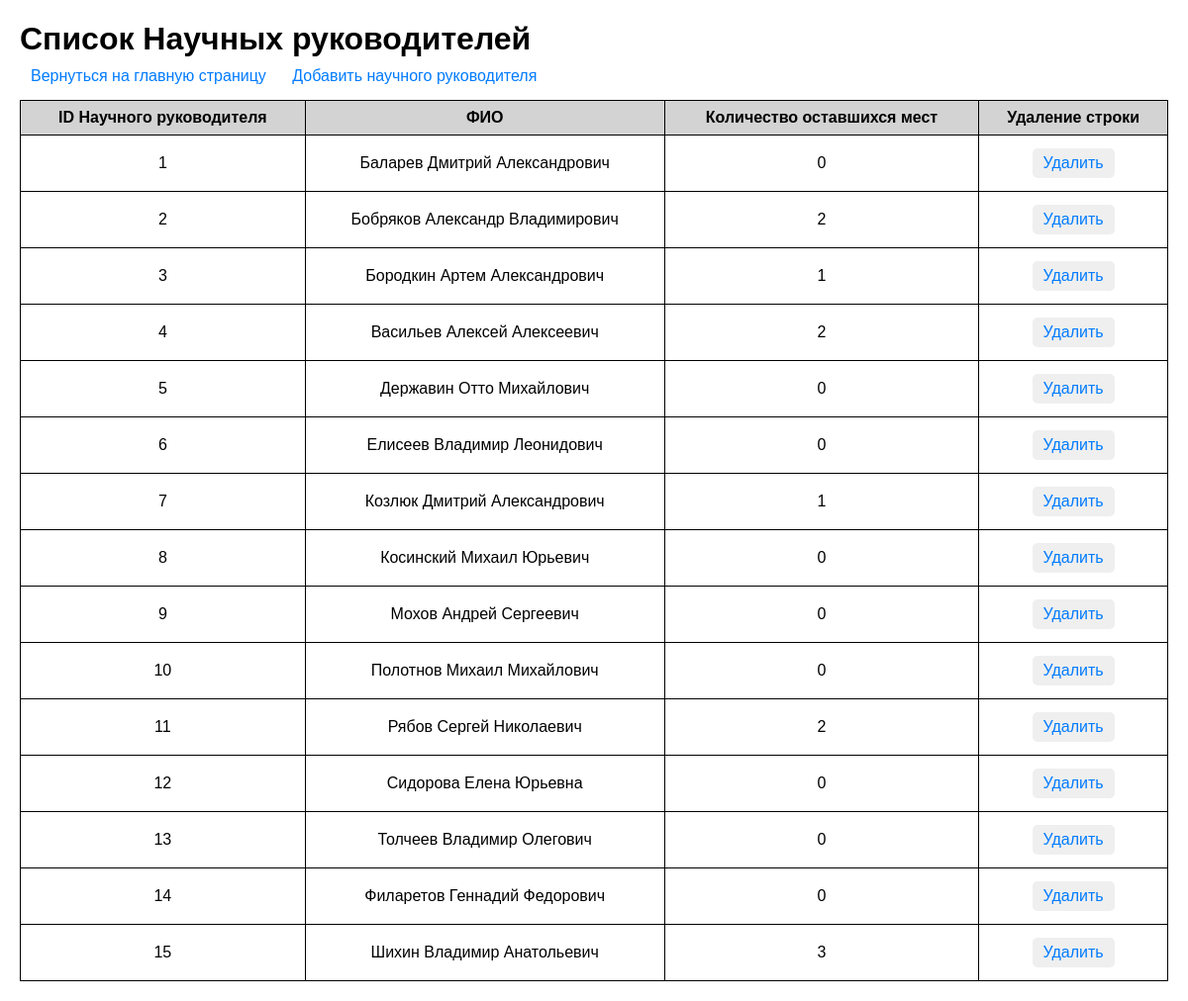
The page /advisers on the database as committed earlier.
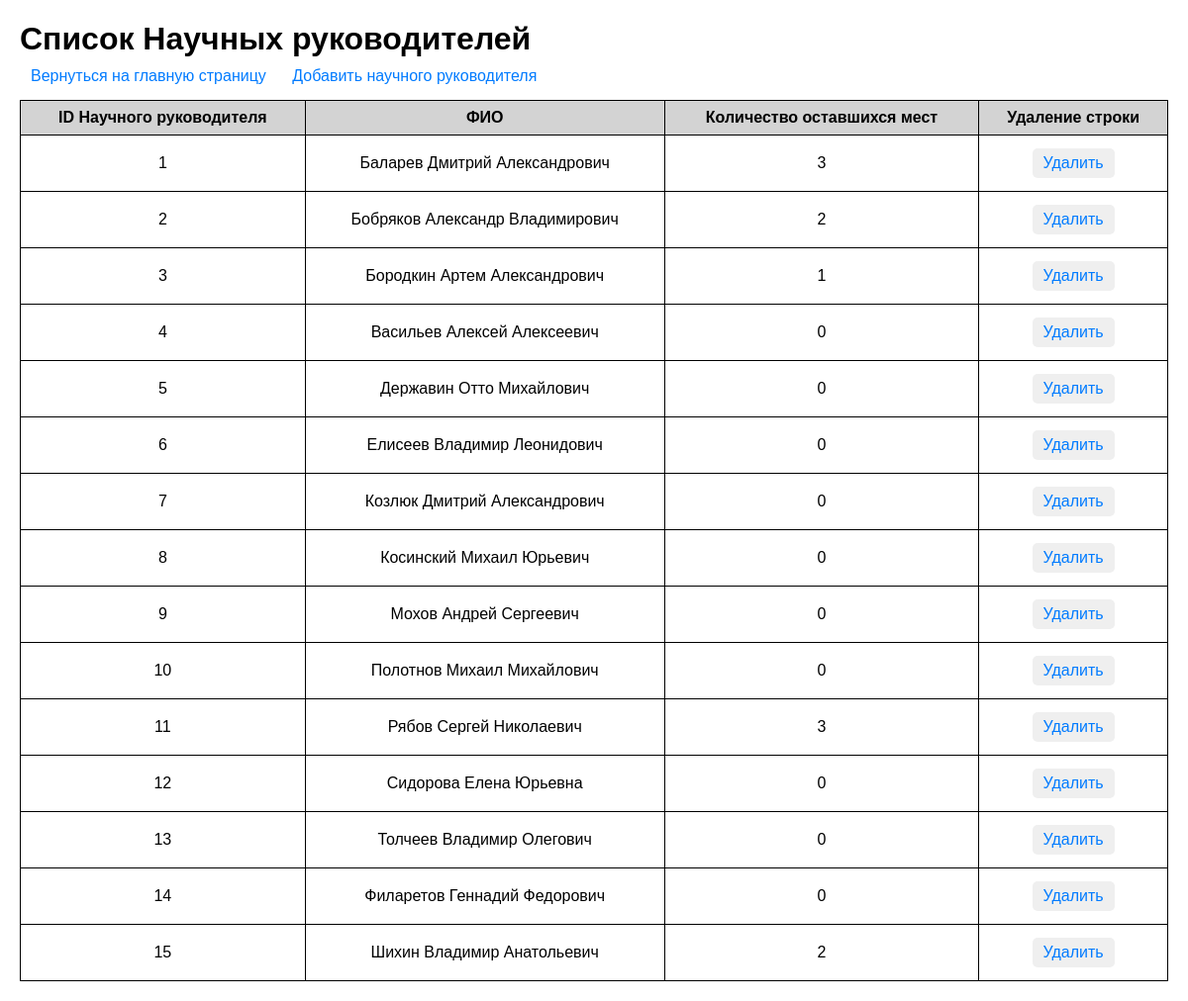
The same page on the database as committed later.
### models.py (models this page shows)
class Adviser(Base):
    __tablename__ = 'advisers'
    adviser_id = Column(Integer, primary_key=True)
    firstname = Column(String, nullable=False)
    lastname = Column(String, nullable=False)
    patronymic = Column(String, nullable=False)
    number_of_places = Column(Integer, nullable=False)
    adviser_themes = relationship("AdviserTheme", back_populates="adviser")
    distributions = relationship("Distribution", back_populates="adviser")

### app.py (the view)
@app.route("/advisers")
def display_advisers():
    advisers = adviser_repository.get_all(Adviser)
    return render_template("adviser_data.html", advisers=advisers)

### repositories.py (called while the page is built)
    def get_all(self, model):
        with self.Session() as session:
            return session.query(model).all()

### templates/adviser_data.html (shortened to what this page needs)
<!DOCTYPE html>
<html lang="en">
<head>
</head>
<body>
    <h1>Список Научных руководителей</h1>
    <a href="{{ url_for('index') }}">Вернуться на главную страницу</a>
    <a href="{{ url_for('add_adviser') }}">Добавить научного руководителя</a>
    <table>
        <tr>
            <th>ID Научного руководителя</th>
            <th>ФИО</th>
            <th>Количество оставшихся мест</th>
            <th>Удаление строки</th>
        </tr>
        {% for adviser in advisers %}
        <tr>
            <td>{{ adviser.adviser_id }}</td>
            <td>{{ adviser.firstname }} {{ adviser.lastname }} {{ adviser.patronymic }}</td>
            <td>{{ adviser.number_of_places }}</td>
            <td>
            <button onclick="showDeleteConfirmationAdviser({{ adviser.adviser_id }}, '{{ adviser.firstname }}', '{{ adviser.lastname }}', '{{ adviser.patronymic }}')">Удалить</button>
            </td>
        </tr>
        {% endfor %}
    </table>
</body>
</html>

### templates/adviser_data.html (style rules this page uses)
body { font-family: Arial, sans-serif; margin: 20px; }
table { width: 100%; border-collapse: collapse; margin-top: 15px; }
td, th { border: 1px solid; padding: 8px; text-align: center; }
th { background-color: lightgray; font-size: 16px; font-weight: bold; }
a { font-size: 16px; padding: 5px 10px; text-decoration: none; color: #007bff; border: 1px solid transparent; border-radius: 5px; transition: background-color 0.3s; }
h1 { margin-bottom: 10px; }
button { font-size: 16px; padding: 5px 10px; text-decoration: none; color: #007bff; border: 1px solid transparent; border-radius: 5px; transition: background-color 0.3s; margin-bottom: 5px; margin-top: 5px; cursor: pointer; }

Rows that differ between the two databases and show on the page:
changed Adviser "Баларев": number_of_places "0" → "3"
changed Adviser "Васильев": number_of_places "2" → "0"
changed Adviser "Козлюк": number_of_places "1" → "0"
changed Adviser "Рябов": number_of_places "2" → "3"
changed Adviser "Шихин": number_of_places "3" → "2"
